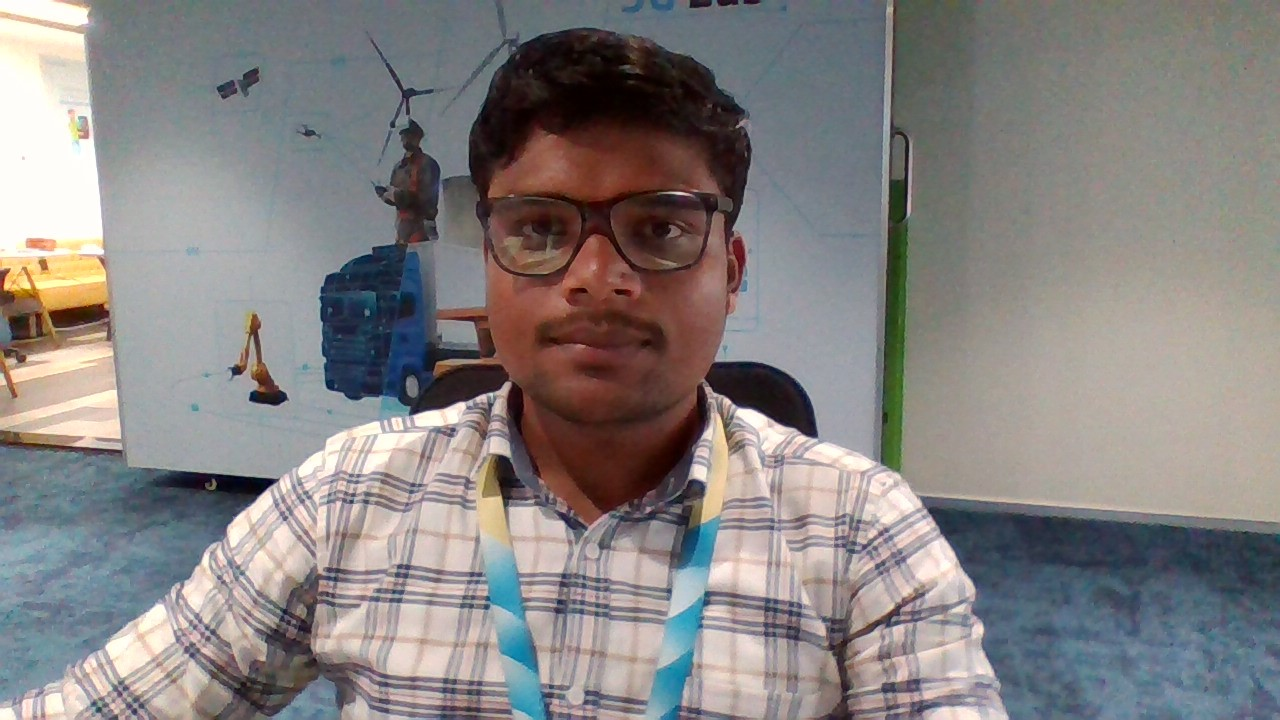
#> input picture Resources/images/my_photo.jpg, 1280 x 720 px
$ python EdgeDetection.py   (older library calls are emulated)
#> lines starting #> are read from the running program, lines starting #| are printed output that depends on the picture; after the words box and inside, x2 and y2 are one past the last pixel; in counts of white or black regions, pixels touching at a corner belong together
# Edge detection using the laplacian, sobel and canny


import cv2
import numpy as np

img = cv2.imread('../Resources/images/my_photo.jpg')
#> img is the input picture: shape (720, 1280, 3); mean B, G, R 129.5, 130.1, 134.2
cv2.imshow('Image', img)

gray = cv2.cvtColor(img, cv2.COLOR_BGR2GRAY)
cv2.imshow('GRAY', gray)

# Laplacian
lap = cv2.Laplacian(gray, ddepth=cv2.CV_64F)
lap = np.uint8(np.absolute(lap))
cv2.imshow("Laplace", lap)

# Sobel
sobelx = cv2.Sobel(gray, cv2.CV_64F, 0, 1)
cv2.imshow("Sobelx", sobelx)
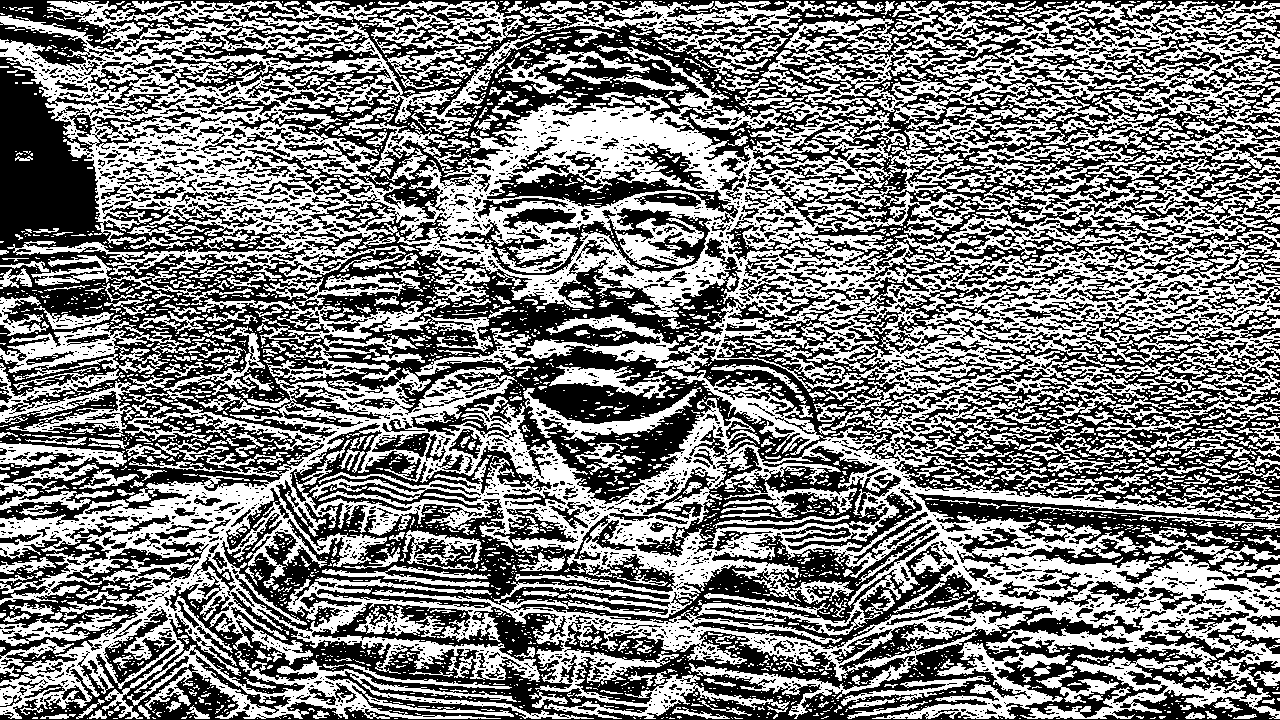
#> window 'Sobelx': shape (720, 1280); 49.1% white; 3561 white regions (2985 under 20 px), largest, box (x1, y1, x2, y2) and area: (0, 1, 1280, 719) 332219, (127, 645, 594, 719) 7750, (197, 296, 450, 382) 4980

sobely = cv2.Sobel(gray, cv2.CV_64F, 1, 0)
cv2.imshow("Sobely", sobely)

mergedSobel = cv2.bitwise_or(sobelx, sobely)
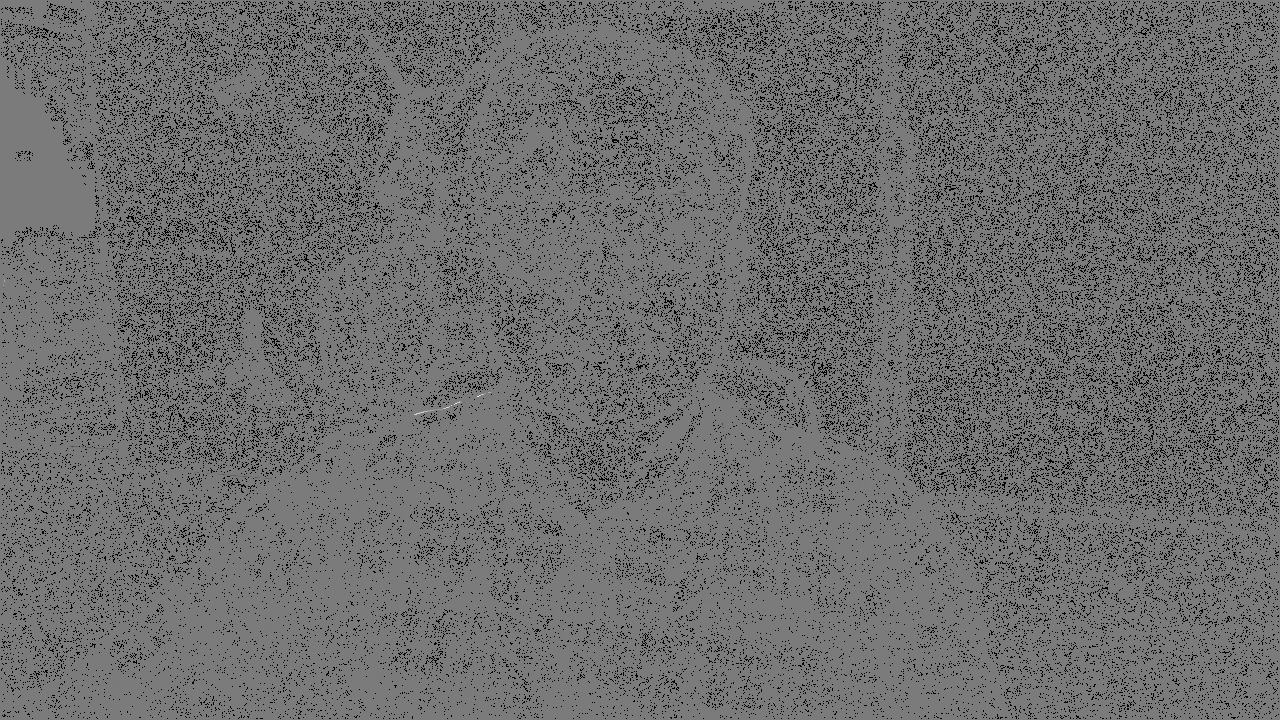
#> mergedSobel: shape (720, 1280) float64; 11.94% of the values are NaN or infinite; the others: min -74752, max 79616, mean -37.41; drawn with min black, max white, NaN and infinite black
cv2.imshow("Merged", mergedSobel)
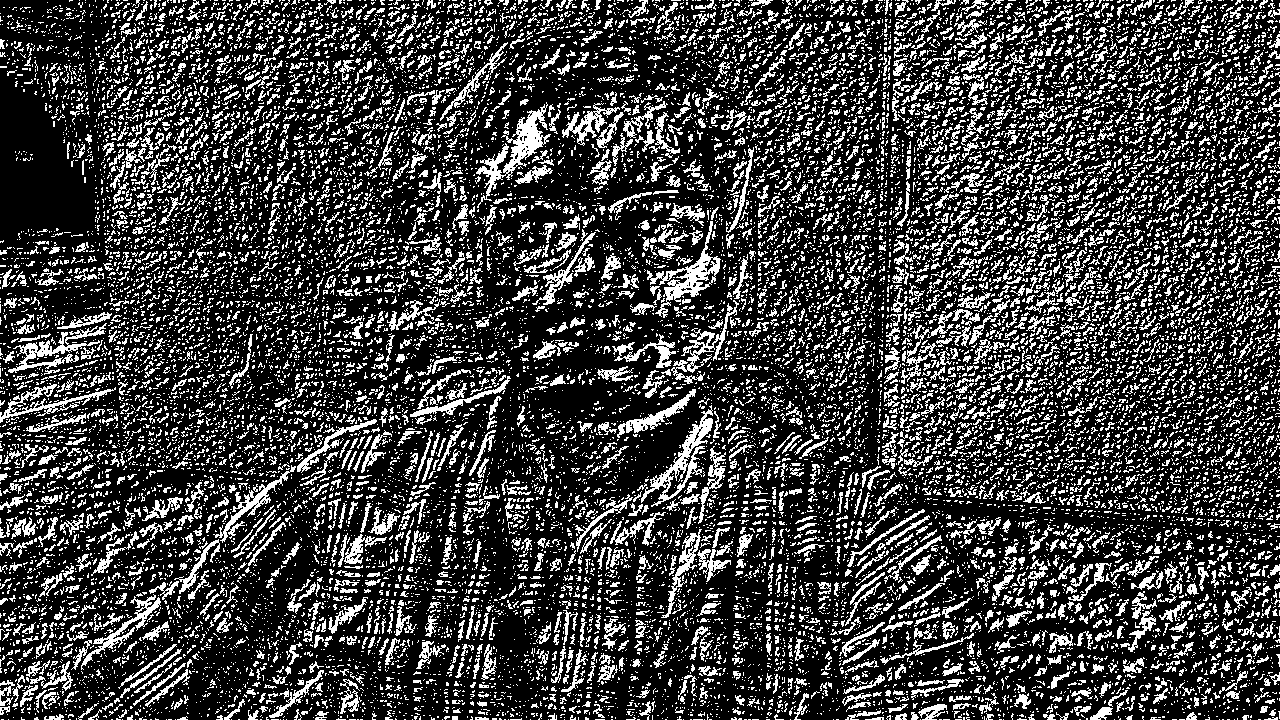
#> window 'Merged': shape (720, 1280); 24.8% white in thin lines or dots

#CANNY
canny = cv2.Canny(gray, 150, 175)
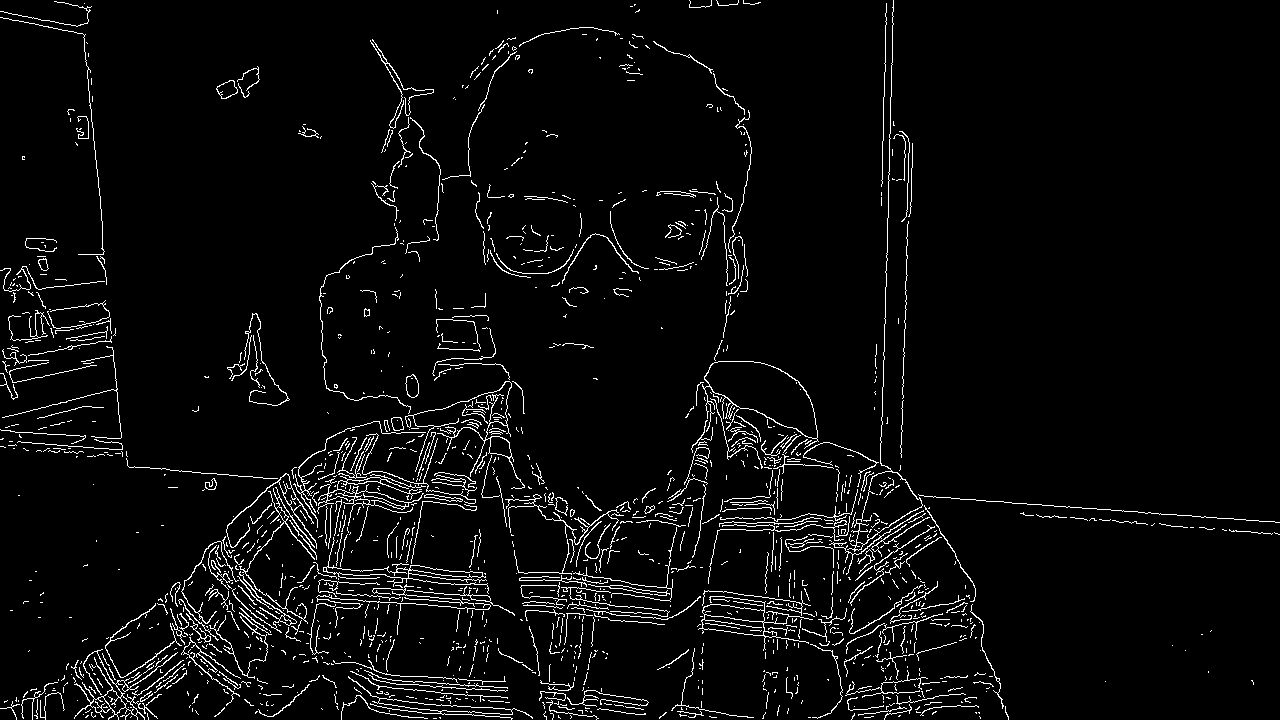
#> canny: shape (720, 1280); 4.1% white in thin lines or dots
cv2.imshow("CANNY", canny)
cv2.waitKey(0)

$ run again, with Resources/images/multiple_faces2.jpg copied over Resources/images/my_photo.jpg
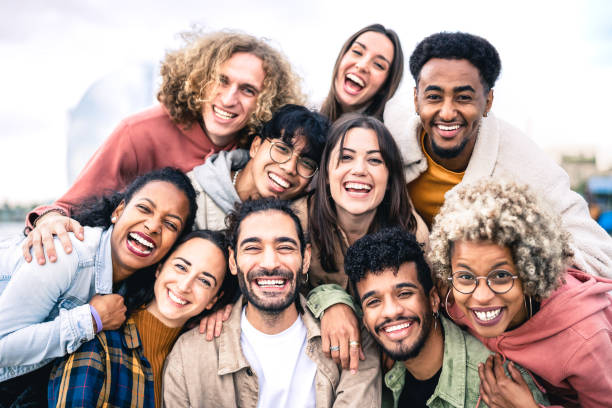
#> input picture Resources/images/multiple_faces2.jpg, 612 x 408 px
#> img is the input picture: shape (408, 612, 3); mean B, G, R 156.2, 161.2, 181.9
#> `cv2.imshow("Sobelx", sobelx)`:
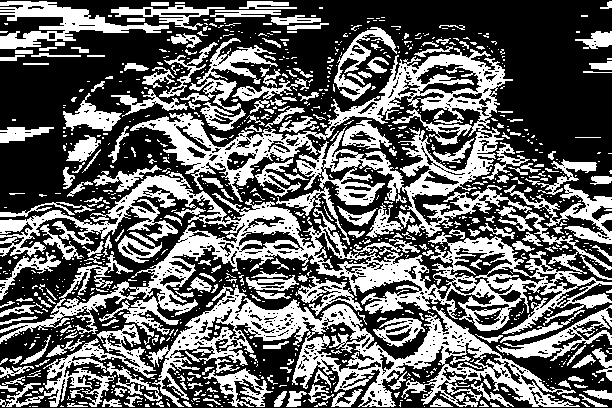
#> window 'Sobelx': shape (408, 612); 39.6% white; 1066 white regions (818 under 20 px), largest, box (x1, y1, x2, y2) and area: (0, 172, 612, 344) 23480, (130, 48, 532, 237) 16208, (146, 285, 580, 407) 13781
#> `canny = cv2.Canny(gray, 150, 175)`:
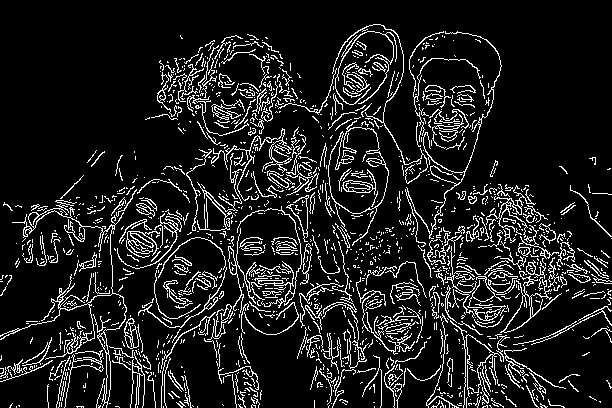
#> canny: shape (408, 612); 11.5% white in thin lines or dots

$ run again, with Resources/images/singleface.jpg copied over Resources/images/my_photo.jpg
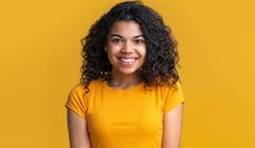
#> input picture Resources/images/singleface.jpg, 255 x 148 px
#> img is the input picture: shape (148, 255, 3); mean B, G, R 39.7, 147.6, 203.1
#> `cv2.imshow("Sobelx", sobelx)`:
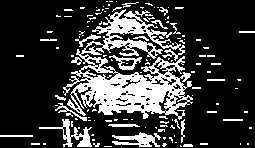
#> window 'Sobelx': shape (148, 255); 22.6% white; 132 white regions (109 under 20 px), largest, box (x1, y1, x2, y2) and area: (63, 9, 193, 120) 5920, (39, 119, 92, 147) 423, (112, 132, 161, 147) 388
#> `canny = cv2.Canny(gray, 150, 175)`:
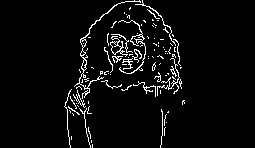
#> canny: shape (148, 255); 4.5% white in thin lines or dots, all inside (x1, y1, x2, y2) = (64, 0, 185, 148)

$ run again, with Resources/images/multiple_faces1.png saved as Resources/images/my_photo.jpg
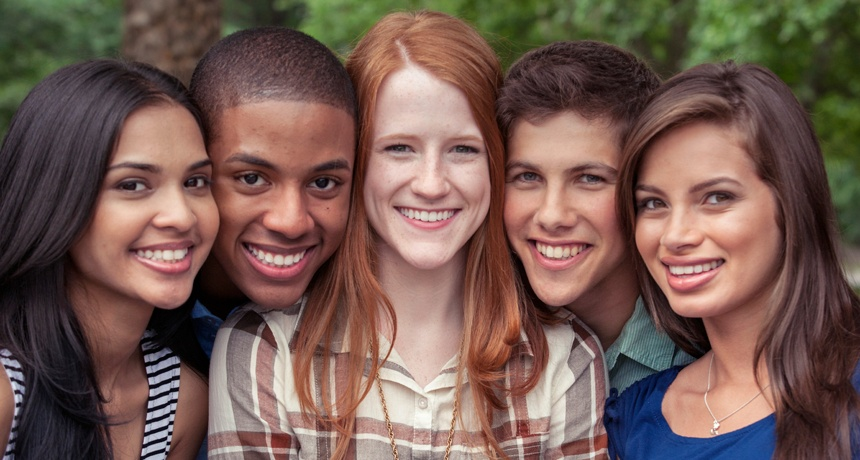
#> input picture Resources/images/multiple_faces1.png, 860 x 460 px
#> img is the input picture: shape (460, 860, 3); mean B, G, R 82.2, 90.8, 116.4
#> `cv2.imshow("Sobelx", sobelx)`:
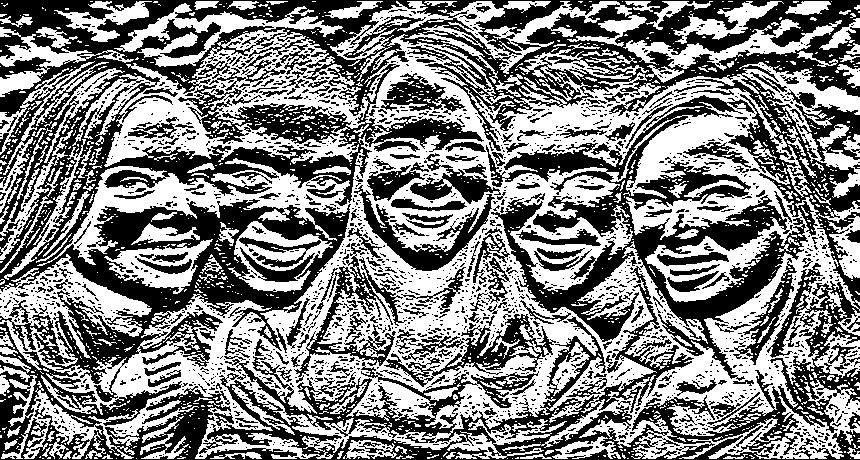
#> window 'Sobelx': shape (460, 860); 51% white; 2132 black regions (1875 under 20 px), largest, box (x1, y1, x2, y2) and area: (0, 0, 860, 460) 126749, (486, 95, 808, 381) 21860, (294, 243, 556, 387) 5608
#> `canny = cv2.Canny(gray, 150, 175)`:
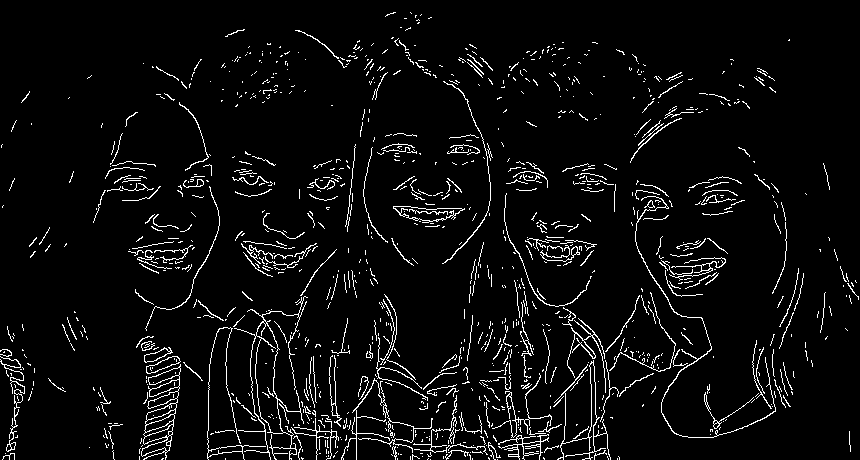
#> canny: shape (460, 860); 4.9% white in thin lines or dots
